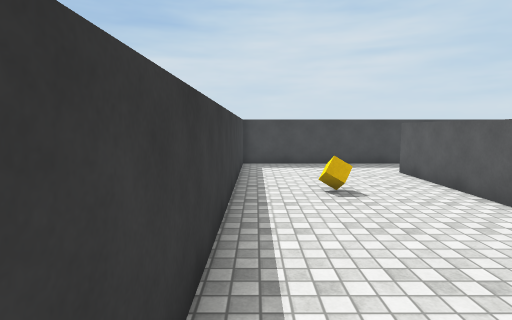
[1] (above)

20 first-person views from a walk through a scene from a Unity 3-D project. The camera is 1.5 m above the floor, tilts 6° down and sees 80° across. The floor is counted in squares, 1 m on a side. Each view is taken from the middle of a square. On the plan, view 1 faces up. The plan holds only what a view shows up to about 15 squares ahead; the rest is blank. The player character is not drawn. Surface patterns are stand-ins for the level's own textures.

[2]
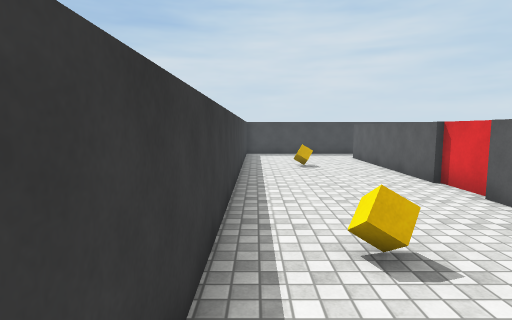

[3]
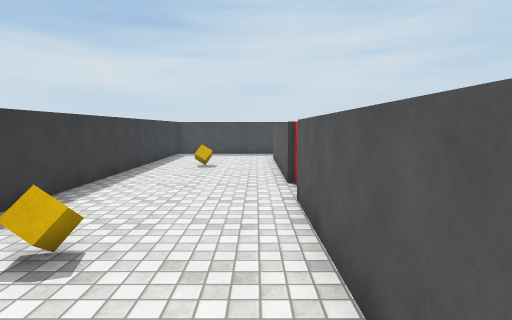

[4]
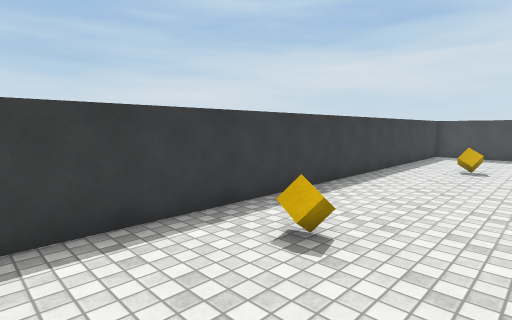

[5]
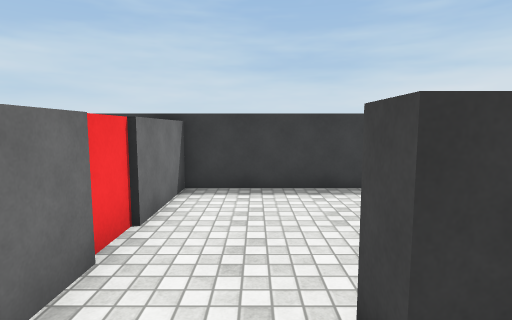

[6]
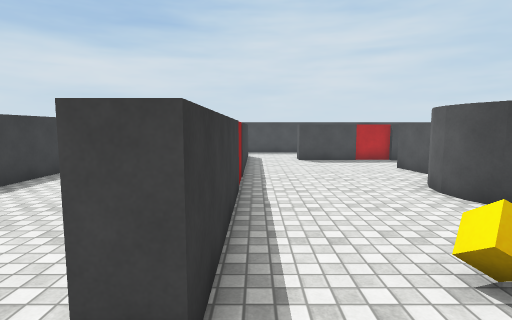

[7]
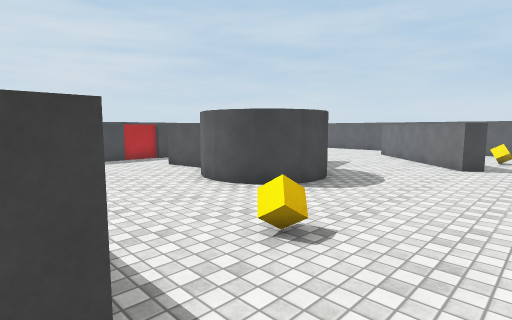

[8]
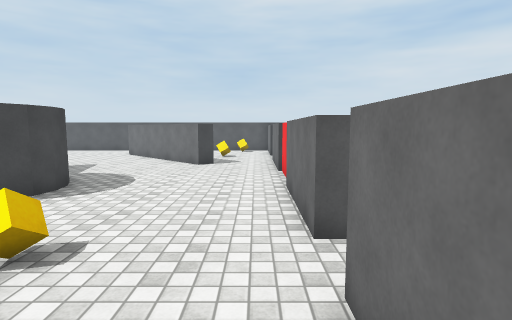

[9]
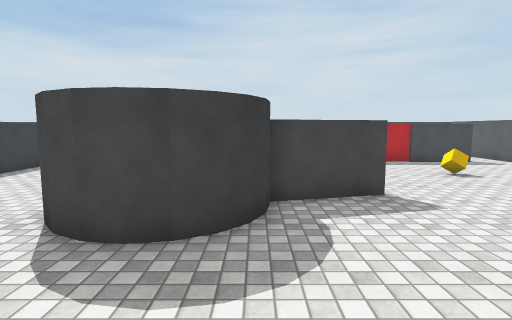

[10]
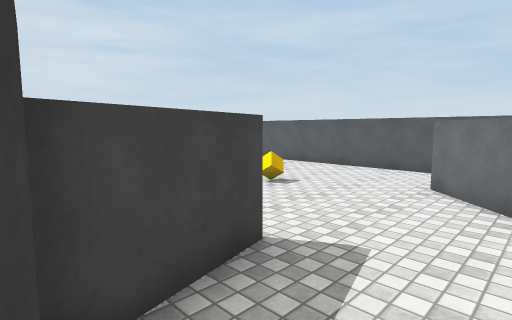

[11]
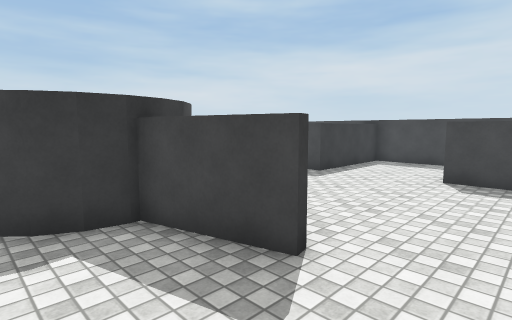

[12]
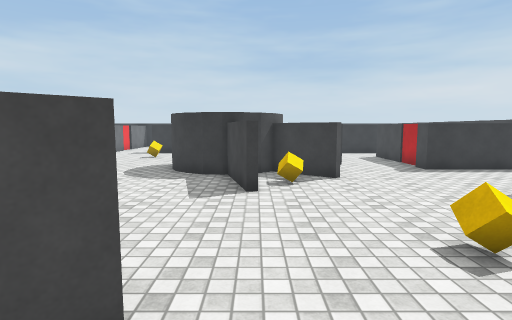

[13]
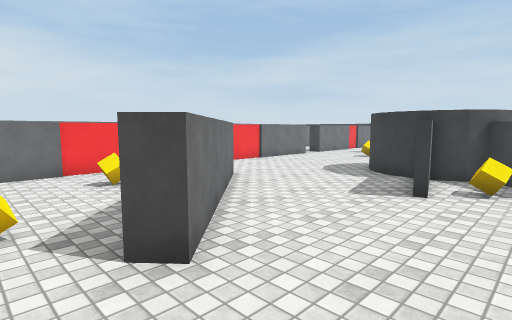

[14]
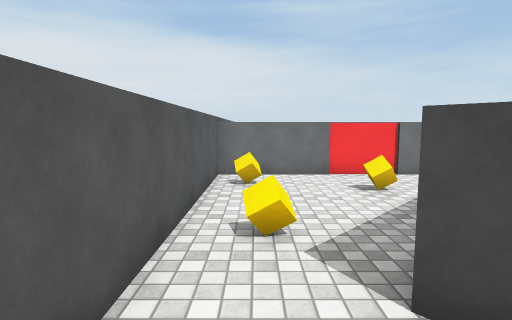

[15]
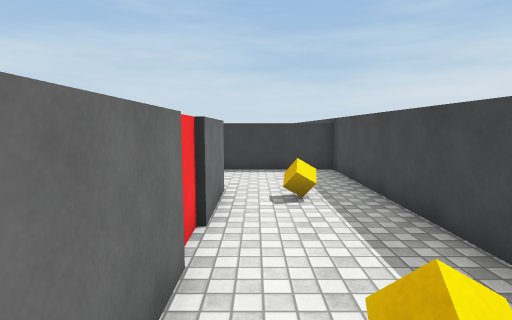

[16]
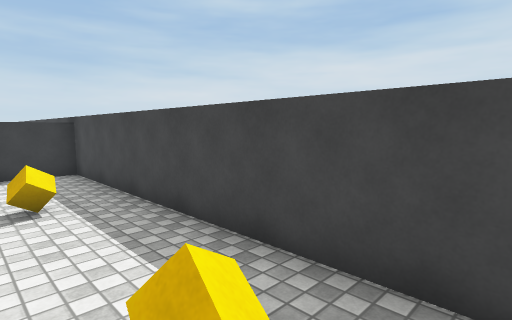

[17]
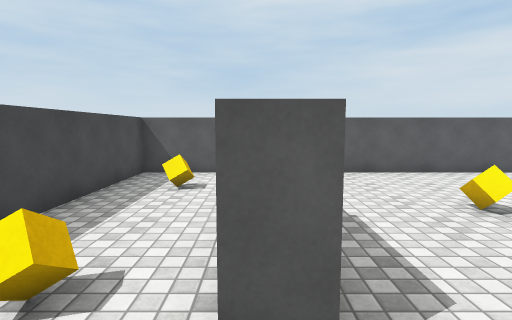

[18]
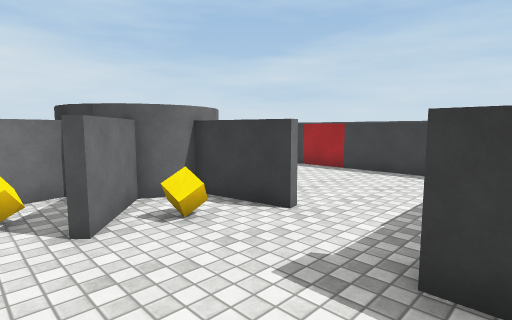

[19]
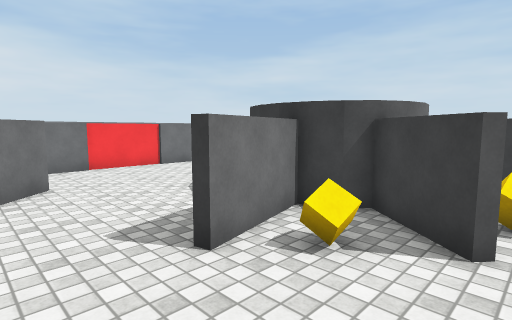

[20]
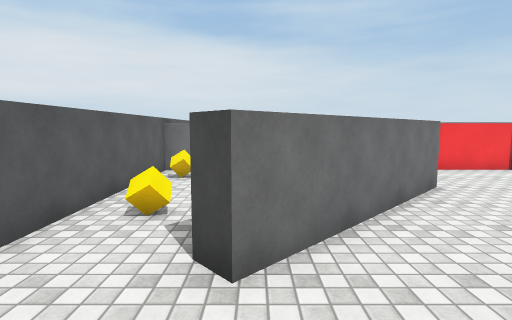

### Floor plan
Ten units are one square. View 1 is at (0, 0); x grows to the right and y downward. Boxes are objects, and circles mark ways between rooms. Rooms are numbered by the first view taken in them; rooms with no view inside come last. Other rooms are left out.
<svg viewBox="-11 -134 268 209">
<path fill="none" stroke="#000" d="M49 -32 49 -104M51 -15 51 -34M56 43 49 43 49 -14M-5 -122 -5 68 54 68M61 -128 -6 -128M150 -44 135 -26M142 -16 143 -9M143 -14 169 -21M132 -27 148 -46M170 -18 143 -11M142 -4 139 3 134 8 129 11 123 12 116 11 111 8 107 3 103 -3M117 -35 113 -55M116 -55 120 -31 129 -29 134 -26 139 -22 143 -13 142 -2M104 -16 107 -22M103 -8 104 -17M104 -2 103 -10M124 -85 106 -85M182 -85 168 -85 168 -92 204 -92M180 43 174 37 222 -12M208 -92 232 -92M130 -129 130 -83 80 -83 80 -89M236 -85 198 -85M252 -24 252 -128 126 -128M56 -85 56 43M90 68 165 68M54 68 76 68M222 -12 228 -6M165 68 252 68 252 -24"/>
<rect x="5" y="5" width="10" height="10" fill="#bbb"><title>cube</title></rect>
<rect x="15" y="-75" width="10" height="10" fill="#bbb"><title>cube</title></rect>
<rect x="75" y="25" width="10" height="10" fill="#bbb"><title>cube</title></rect>
<rect x="125" y="-55" width="10" height="10" fill="#bbb"><title>cube</title></rect>
<rect x="155" y="-35" width="10" height="10" fill="#bbb"><title>cube</title></rect>
<rect x="165" y="-115" width="10" height="10" fill="#bbb"><title>cube</title></rect>
<rect x="195" y="-55" width="10" height="10" fill="#bbb"><title>cube</title></rect>
<rect x="225" y="-115" width="10" height="10" fill="#bbb"><title>cube</title></rect>
<rect x="205" y="35" width="10" height="10" fill="#bbb"><title>cube</title></rect>
<rect x="235" y="45" width="10" height="10" fill="#bbb"><title>cube</title></rect>
<rect x="235" y="5" width="10" height="10" fill="#bbb"><title>cube</title></rect>
<circle cx="50" cy="55" r="3" fill="#2a7"/>
<circle cx="175" cy="55" r="3" fill="#2a7"/>
<circle cx="235" cy="-15" r="3" fill="#2a7"/>
<text x="20" y="-30">1</text>
<text x="150" y="-30">2</text>
<text x="220" y="30">3</text>
</svg>
Room 1 opens to room 2. Room 2 opens to room 3.

Where each view was taken, in squares from view 1:
view 1: 0 up, 0 right, facing up
view 2: 5 down, 0 right, facing up
view 3: 5 down, 4 right, facing up
view 4: 5 down, 4 right, facing up-left
view 5: 5 down, 7 right, facing left
view 6: 6 down, 6 right, facing up
view 7: 6 down, 5 right, facing up-right
view 8: 6 down, 5 right, facing right
view 9: 5 down, 14 right, facing up
view 10: 1 down, 14 right, facing up-right
view 11: 1 down, 19 right, facing up-left
view 12: 2 up, 24 right, facing left
view 13: 4 up, 24 right, facing down-left
view 14: 3 up, 24 right, facing down
view 15: 10 up, 24 right, facing left
view 16: 10 up, 24 right, facing up-left
view 17: 9 up, 15 right, facing right
view 18: 9 up, 16 right, facing down-left
view 19: 5 up, 19 right, facing down-left
view 20: 4 up, 22 right, facing down
